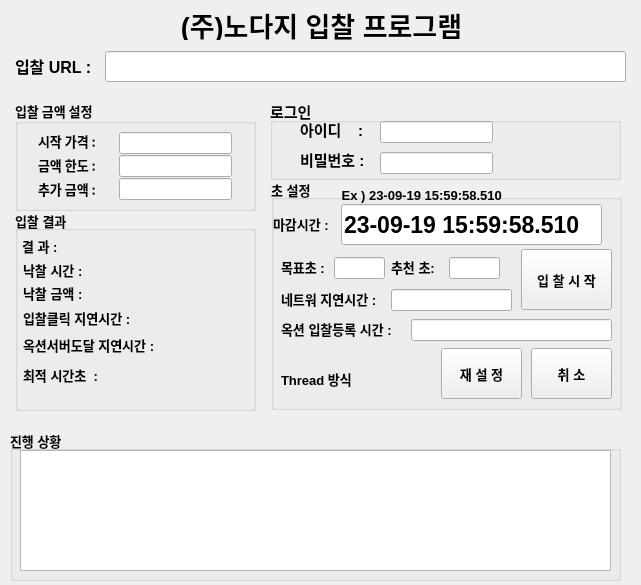
<?xml version="1.0" encoding="UTF-8"?>
<ui version="4.0">
 <class>MainWindow</class>
 <widget class="QMainWindow" name="MainWindow">
  <property name="geometry">
   <rect>
    <x>0</x>
    <y>0</y>
    <width>641</width>
    <height>585</height>
   </rect>
  </property>
  <property name="windowTitle">
   <string>옥션</string>
  </property>
  <widget class="QWidget" name="centralwidget">
   <widget class="QLabel" name="lbUrl">
    <property name="geometry">
     <rect>
      <x>15</x>
      <y>50</y>
      <width>91</width>
      <height>31</height>
     </rect>
    </property>
    <property name="font">
     <font>
      <pointsize>12</pointsize>
      <bold>true</bold>
     </font>
    </property>
    <property name="lineWidth">
     <number>3</number>
    </property>
    <property name="text">
     <string>입찰 URL :</string>
    </property>
   </widget>
   <widget class="QLineEdit" name="linUrl">
    <property name="geometry">
     <rect>
      <x>105</x>
      <y>51</y>
      <width>521</width>
      <height>31</height>
     </rect>
    </property>
   </widget>
   <widget class="QGroupBox" name="groupBox">
    <property name="geometry">
     <rect>
      <x>15</x>
      <y>100</y>
      <width>241</width>
      <height>111</height>
     </rect>
    </property>
    <property name="font">
     <font>
      <family>맑은 고딕</family>
      <pointsize>10</pointsize>
      <bold>true</bold>
     </font>
    </property>
    <property name="title">
     <string>입찰 금액 설정</string>
    </property>
    <widget class="QLabel" name="label">
     <property name="geometry">
      <rect>
       <x>23</x>
       <y>30</y>
       <width>71</width>
       <height>21</height>
      </rect>
     </property>
     <property name="text">
      <string>시작 가격 : </string>
     </property>
    </widget>
    <widget class="QLabel" name="label_2">
     <property name="geometry">
      <rect>
       <x>23</x>
       <y>54</y>
       <width>71</width>
       <height>21</height>
      </rect>
     </property>
     <property name="text">
      <string>금액 한도 : </string>
     </property>
    </widget>
    <widget class="QLabel" name="label_3">
     <property name="geometry">
      <rect>
       <x>23</x>
       <y>78</y>
       <width>71</width>
       <height>21</height>
      </rect>
     </property>
     <property name="text">
      <string>추가 금액 :</string>
     </property>
    </widget>
    <widget class="QLineEdit" name="linStartPrice">
     <property name="geometry">
      <rect>
       <x>104</x>
       <y>32</y>
       <width>113</width>
       <height>22</height>
      </rect>
     </property>
    </widget>
    <widget class="QLineEdit" name="linMaxPrice">
     <property name="geometry">
      <rect>
       <x>104</x>
       <y>55</y>
       <width>113</width>
       <height>22</height>
      </rect>
     </property>
    </widget>
    <widget class="QLineEdit" name="linAdditionalPrice">
     <property name="geometry">
      <rect>
       <x>104</x>
       <y>78</y>
       <width>113</width>
       <height>22</height>
      </rect>
     </property>
    </widget>
   </widget>
   <widget class="QGroupBox" name="groupBox_2">
    <property name="geometry">
     <rect>
      <x>271</x>
      <y>179</y>
      <width>351</width>
      <height>231</height>
     </rect>
    </property>
    <property name="font">
     <font>
      <pointsize>10</pointsize>
      <bold>true</bold>
     </font>
    </property>
    <property name="title">
     <string>초 설정</string>
    </property>
    <widget class="QLabel" name="label_4">
     <property name="geometry">
      <rect>
       <x>2</x>
       <y>34</y>
       <width>61</width>
       <height>21</height>
      </rect>
     </property>
     <property name="text">
      <string>마감시간 :</string>
     </property>
    </widget>
    <widget class="QLineEdit" name="oneWindow">
     <property name="geometry">
      <rect>
       <x>70</x>
       <y>25</y>
       <width>261</width>
       <height>41</height>
      </rect>
     </property>
     <property name="font">
      <font>
       <pointsize>17</pointsize>
       <bold>true</bold>
      </font>
     </property>
     <property name="text">
      <string>23-09-19 15:59:58.510</string>
     </property>
    </widget>
    <widget class="QPushButton" name="btnStart">
     <property name="geometry">
      <rect>
       <x>250</x>
       <y>70</y>
       <width>91</width>
       <height>61</height>
      </rect>
     </property>
     <property name="font">
      <font>
       <pointsize>10</pointsize>
       <bold>true</bold>
      </font>
     </property>
     <property name="text">
      <string>입 찰 시 작</string>
     </property>
    </widget>
    <widget class="QPushButton" name="btnCancel">
     <property name="geometry">
      <rect>
       <x>260</x>
       <y>169</y>
       <width>81</width>
       <height>51</height>
      </rect>
     </property>
     <property name="font">
      <font>
       <pointsize>10</pointsize>
       <bold>true</bold>
      </font>
     </property>
     <property name="text">
      <string>취 소</string>
     </property>
    </widget>
    <widget class="QPushButton" name="btnreset">
     <property name="geometry">
      <rect>
       <x>170</x>
       <y>169</y>
       <width>81</width>
       <height>51</height>
      </rect>
     </property>
     <property name="font">
      <font>
       <pointsize>10</pointsize>
       <bold>true</bold>
      </font>
     </property>
     <property name="text">
      <string>재 설 정</string>
     </property>
    </widget>
    <widget class="QLabel" name="label_7">
     <property name="geometry">
      <rect>
       <x>67</x>
       <y>6</y>
       <width>191</width>
       <height>20</height>
      </rect>
     </property>
     <property name="text">
      <string> Ex ) 23-09-19 15:59:58.510</string>
     </property>
    </widget>
    <widget class="QLabel" name="label_8">
     <property name="geometry">
      <rect>
       <x>10</x>
       <y>190</y>
       <width>91</width>
       <height>20</height>
      </rect>
     </property>
     <property name="text">
      <string>Thread 방식</string>
     </property>
    </widget>
    <widget class="QLabel" name="label_10">
     <property name="geometry">
      <rect>
       <x>10</x>
       <y>80</y>
       <width>48</width>
       <height>16</height>
      </rect>
     </property>
     <property name="text">
      <string>목표초 :</string>
     </property>
    </widget>
    <widget class="QLineEdit" name="lntaget">
     <property name="geometry">
      <rect>
       <x>63</x>
       <y>78</y>
       <width>51</width>
       <height>22</height>
      </rect>
     </property>
    </widget>
    <widget class="QLabel" name="label_11">
     <property name="geometry">
      <rect>
       <x>120</x>
       <y>80</y>
       <width>48</width>
       <height>16</height>
      </rect>
     </property>
     <property name="text">
      <string>추천 초:</string>
     </property>
    </widget>
    <widget class="QLineEdit" name="lnoptmum">
     <property name="geometry">
      <rect>
       <x>178</x>
       <y>78</y>
       <width>51</width>
       <height>22</height>
      </rect>
     </property>
    </widget>
    <widget class="QLabel" name="label_12">
     <property name="geometry">
      <rect>
       <x>10</x>
       <y>112</y>
       <width>111</width>
       <height>16</height>
      </rect>
     </property>
     <property name="text">
      <string>네트워 지연시간 :</string>
     </property>
    </widget>
    <widget class="QLineEdit" name="lndelayTime">
     <property name="geometry">
      <rect>
       <x>120</x>
       <y>110</y>
       <width>121</width>
       <height>22</height>
      </rect>
     </property>
    </widget>
    <widget class="QLabel" name="label_13">
     <property name="geometry">
      <rect>
       <x>10</x>
       <y>142</y>
       <width>131</width>
       <height>16</height>
      </rect>
     </property>
     <property name="text">
      <string>옥션 입찰등록 시간 :</string>
     </property>
    </widget>
    <widget class="QLineEdit" name="lnauctionRegTime">
     <property name="geometry">
      <rect>
       <x>140</x>
       <y>140</y>
       <width>201</width>
       <height>22</height>
      </rect>
     </property>
    </widget>
   </widget>
   <widget class="QGroupBox" name="groupBox_3">
    <property name="geometry">
     <rect>
      <x>15</x>
      <y>210</y>
      <width>241</width>
      <height>201</height>
     </rect>
    </property>
    <property name="font">
     <font>
      <pointsize>10</pointsize>
      <bold>true</bold>
     </font>
    </property>
    <property name="title">
     <string>입찰 결과</string>
    </property>
    <widget class="QLabel" name="lbResult">
     <property name="geometry">
      <rect>
       <x>7</x>
       <y>28</y>
       <width>211</width>
       <height>16</height>
      </rect>
     </property>
     <property name="text">
      <string>결 과 :</string>
     </property>
    </widget>
    <widget class="QLabel" name="lbresultTime">
     <property name="geometry">
      <rect>
       <x>8</x>
       <y>52</y>
       <width>211</width>
       <height>16</height>
      </rect>
     </property>
     <property name="text">
      <string>낙찰 시간 :</string>
     </property>
    </widget>
    <widget class="QLabel" name="lbsuccessfulPrice">
     <property name="geometry">
      <rect>
       <x>8</x>
       <y>75</y>
       <width>221</width>
       <height>16</height>
      </rect>
     </property>
     <property name="text">
      <string>낙찰 금액 :</string>
     </property>
    </widget>
    <widget class="QLabel" name="labclick_time">
     <property name="geometry">
      <rect>
       <x>8</x>
       <y>100</y>
       <width>221</width>
       <height>16</height>
      </rect>
     </property>
     <property name="text">
      <string>입찰클릭 지연시간 :</string>
     </property>
    </widget>
    <widget class="QLabel" name="laboptimum">
     <property name="geometry">
      <rect>
       <x>8</x>
       <y>157</y>
       <width>231</width>
       <height>16</height>
      </rect>
     </property>
     <property name="text">
      <string>최적 시간초  :</string>
     </property>
    </widget>
    <widget class="QLabel" name="labserverTime">
     <property name="geometry">
      <rect>
       <x>8</x>
       <y>127</y>
       <width>221</width>
       <height>16</height>
      </rect>
     </property>
     <property name="text">
      <string>옥션서버도달 지연시간 :</string>
     </property>
    </widget>
   </widget>
   <widget class="QLabel" name="label_9">
    <property name="geometry">
     <rect>
      <x>61</x>
      <y>9</y>
      <width>521</width>
      <height>31</height>
     </rect>
    </property>
    <property name="font">
     <font>
      <pointsize>20</pointsize>
      <bold>true</bold>
     </font>
    </property>
    <property name="text">
     <string>(주)노다지 입찰 프로그램</string>
    </property>
    <property name="alignment">
     <set>Qt::AlignCenter</set>
    </property>
   </widget>
   <widget class="QGroupBox" name="groupBox_4">
    <property name="geometry">
     <rect>
      <x>10</x>
      <y>430</y>
      <width>611</width>
      <height>151</height>
     </rect>
    </property>
    <property name="font">
     <font>
      <pointsize>10</pointsize>
      <bold>true</bold>
     </font>
    </property>
    <property name="title">
     <string>진행 상황</string>
    </property>
    <widget class="QListWidget" name="listProgress">
     <property name="geometry">
      <rect>
       <x>10</x>
       <y>20</y>
       <width>591</width>
       <height>121</height>
      </rect>
     </property>
    </widget>
   </widget>
   <widget class="QGroupBox" name="groupBox_5">
    <property name="geometry">
     <rect>
      <x>270</x>
      <y>99</y>
      <width>351</width>
      <height>81</height>
     </rect>
    </property>
    <property name="font">
     <font>
      <pointsize>11</pointsize>
      <bold>true</bold>
     </font>
    </property>
    <property name="title">
     <string>로그인</string>
    </property>
    <widget class="QLabel" name="label_5">
     <property name="geometry">
      <rect>
       <x>30</x>
       <y>20</y>
       <width>81</width>
       <height>21</height>
      </rect>
     </property>
     <property name="text">
      <string>아이디    :</string>
     </property>
    </widget>
    <widget class="QLabel" name="label_6">
     <property name="geometry">
      <rect>
       <x>30</x>
       <y>50</y>
       <width>71</width>
       <height>21</height>
      </rect>
     </property>
     <property name="text">
      <string>비밀번호 :</string>
     </property>
    </widget>
    <widget class="QLineEdit" name="linID">
     <property name="geometry">
      <rect>
       <x>110</x>
       <y>22</y>
       <width>113</width>
       <height>22</height>
      </rect>
     </property>
    </widget>
    <widget class="QLineEdit" name="linPW">
     <property name="geometry">
      <rect>
       <x>110</x>
       <y>53</y>
       <width>113</width>
       <height>22</height>
      </rect>
     </property>
    </widget>
   </widget>
  </widget>
 </widget>
 <resources/>
 <connections/>
</ui>
